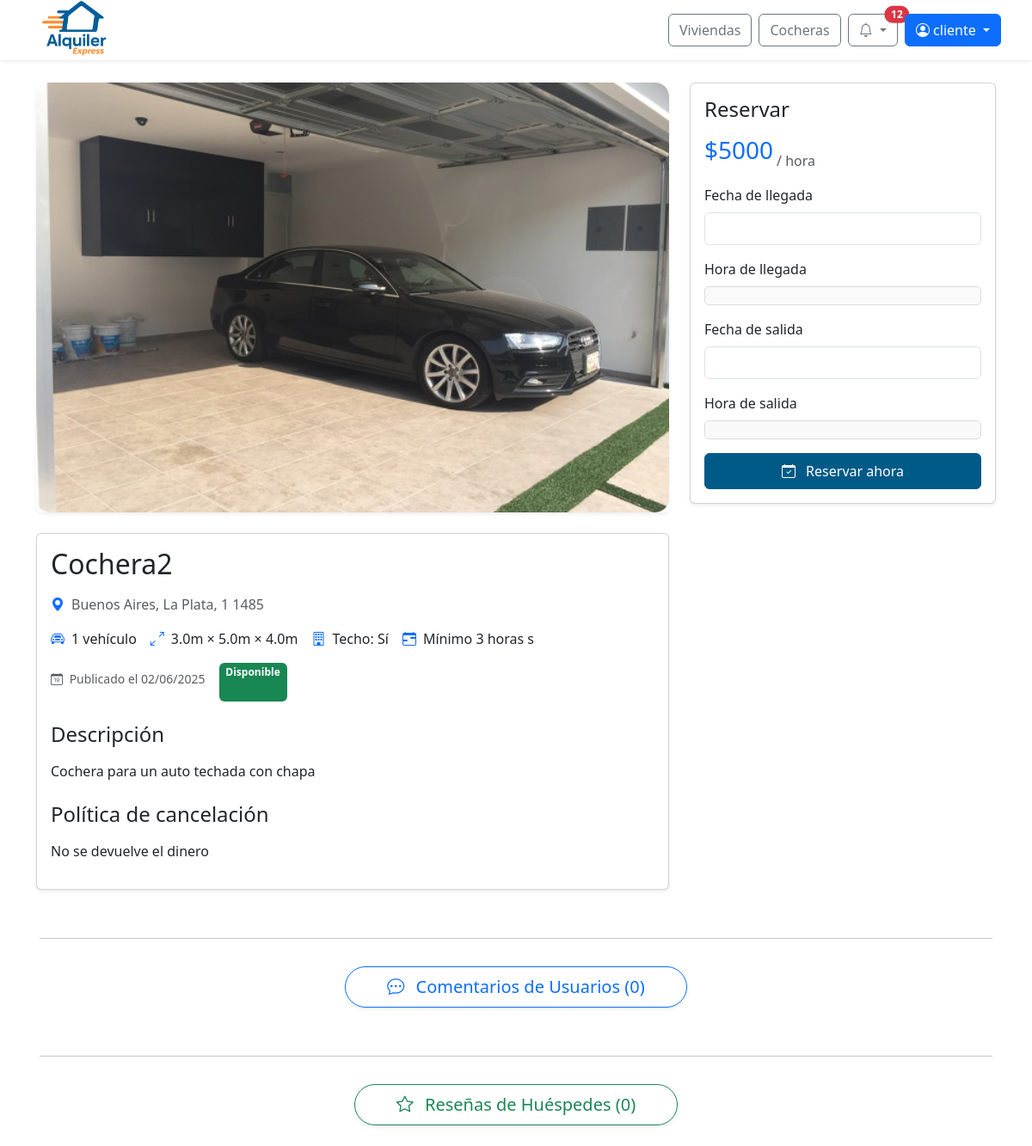
Before: /buscar-cocheras/2/ (signed in) with the older database file.
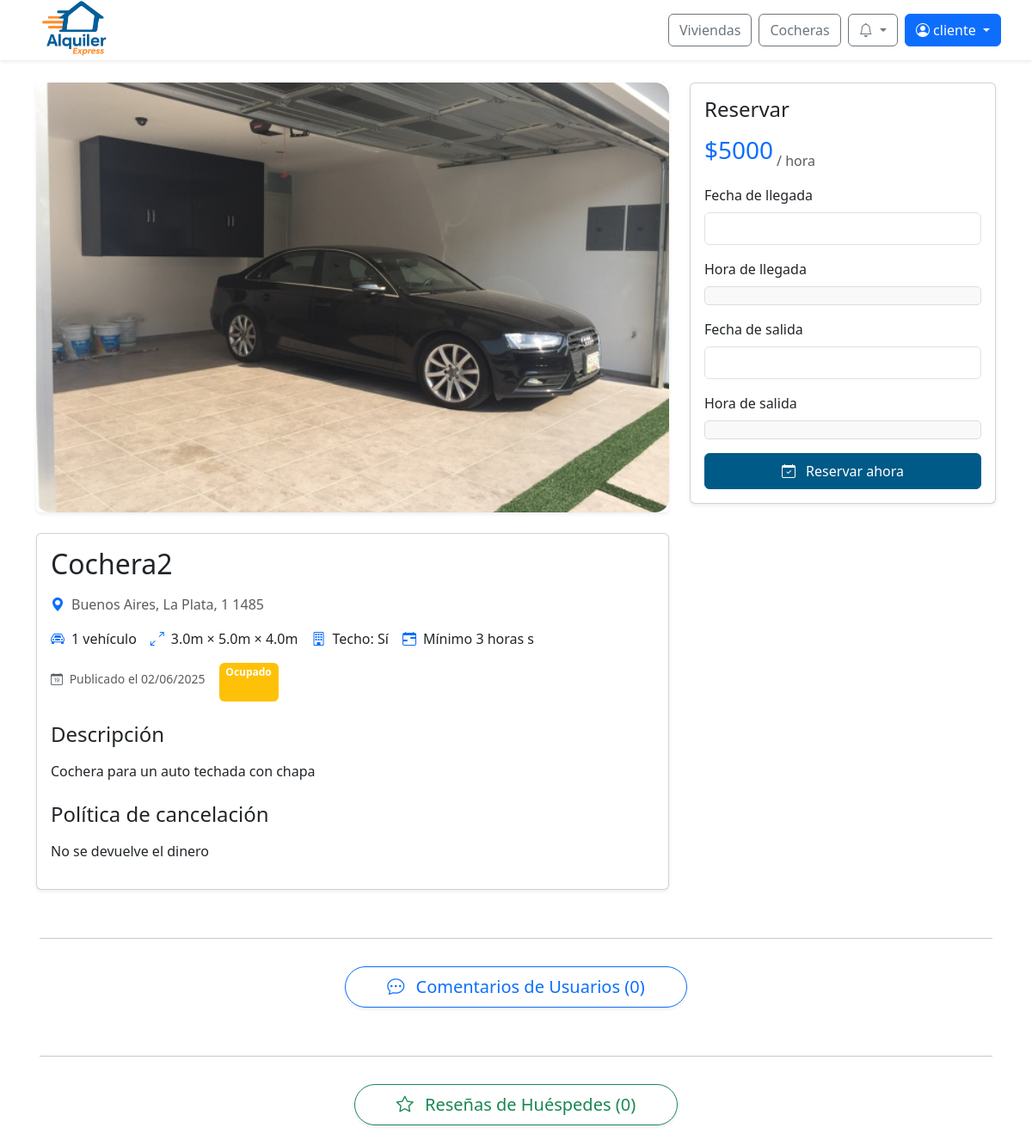
After: the same page with the newer database file.
### web/models.py (models this page shows, shortened)
class Cochera(models.Model):
    id_cochera = models.AutoField(primary_key=True)
    nombre = models.CharField(max_length=100, unique=True)
    alto = models.FloatField()
    ancho = models.FloatField()
    largo = models.FloatField()
    cantidad_vehiculos = models.IntegerField()
    con_techo = models.BooleanField()
    descripcion = models.TextField()
    direccion = models.TextField()
    provincia = models.ForeignKey(Provincia, on_delete=models.SET_NULL, null=True)
    ciudad = models.ForeignKey(Ciudad, on_delete=models.SET_NULL, null=True)
    precio_por_dia = models.DecimalField(max_digits=10, decimal_places=2)
    politica_cancelacion = models.TextField()
    fecha_publicacion = models.DateField()
    estado = models.ForeignKey(Estado, on_delete=models.SET_NULL, null=True)
    empleado = models.ForeignKey(Perfil, null=True, blank=True, on_delete=models.SET_NULL)
    minimo_dias_alquiler = models.PositiveIntegerField(default=1, verbose_name="Mínimo de días de alquiler")

class Estado(models.Model):
    id_estado = models.AutoField(primary_key=True)
    nombre = models.CharField(max_length=100)

class Provincia(models.Model):
    id = models.PositiveIntegerField(primary_key=True)  # para usar IDs específicos
    nombre = models.CharField(max_length=255, unique=True)

class Ciudad(models.Model):
    id = models.PositiveIntegerField(primary_key=True)  # para usar IDs específicos
    nombre = models.CharField(max_length=255)
    provincia = models.ForeignKey(Provincia, related_name='ciudades', on_delete=models.CASCADE)

### web/views/viewsDetalles.py (the view, shortened to what this page needs)
# urls.py: path('buscar-cocheras/<int:id_cochera>/', viewsDetalles.detalle_cochera, name='detalle_cochera'),
def detalle_cochera(request, id_cochera):
    cochera = get_object_or_404(
        Cochera.objects.select_related('estado'),
        id_cochera=id_cochera
    )
    resenias = Resenia.objects.filter(cochera=cochera)
    comentarios = Comentario.objects.filter(cochera=cochera).order_by('-fecha_creacion')
    reservas = Reserva.objects.filter(cochera=cochera, estado__nombre__in=['Confirmada', 'Pagada', 'Aprobada', 'Finalizada'])
    historial = CocheraEstado.objects.filter(cochera=cochera).order_by('-fecha_inicio')
    es_usuario = request.user.is_authenticated and request.user.groups.filter(name="cliente").exists()
    is_cliente_var = is_cliente(request.user)
    is_admin_or_empleado_var = is_admin_or_empleado(request.user)
    is_admin_var = is_admin(request.user)
    from collections import defaultdict
    HORARIOS_TRABAJO = [f"{i:02d}:00" for i in range(6, 24)]
    TOTAL_HORARIOS = len(HORARIOS_TRABAJO)
    horarios_ocupados_por_fecha = defaultdict(set)
    for reserva in reservas:
        fecha_actual = reserva.fecha_inicio.date()
        fecha_fin = reserva.fecha_fin.date()
        while fecha_actual <= fecha_fin:
            if reserva.fecha_inicio.date() == fecha_actual:
                hora_inicio = reserva.fecha_inicio
            else:
                hora_inicio = datetime.combine(fecha_actual, datetime.min.time().replace(hour=6))
            if reserva.fecha_fin.date() == fecha_actual:
                hora_fin = reserva.fecha_fin
            else:
                hora_fin = datetime.combine(fecha_actual, datetime.min.time().replace(hour=23, minute=59))
            if hasattr(hora_inicio, 'replace'):
                hora_inicio_naive = hora_inicio.replace(tzinfo=None)
            else:
                hora_inicio_naive = hora_inicio
            if hasattr(hora_fin, 'replace'):
                hora_fin_naive = hora_fin.replace(tzinfo=None)
            else:
                hora_fin_naive = hora_fin
            hora_actual = hora_inicio_naive
            while hora_actual < hora_fin_naive:
                if 6 <= hora_actual.hour <= 23:  # Solo horarios de trabajo
                    hora_str = f"{hora_actual.hour:02d}:00"
                    horarios_ocupados_por_fecha[fecha_actual.strftime('%Y-%m-%d')].add(hora_str)
                hora_actual += timedelta(hours=1)
            fecha_actual += timedelta(days=1)
    fechas_ocupadas = []
    for fecha_str, horas_ocupadas in horarios_ocupados_por_fecha.items():
        if len(horas_ocupadas) >= TOTAL_HORARIOS:
            fechas_ocupadas.append(fecha_str)
    fechas_ocupadas_propias = []
    if request.user.is_authenticated and hasattr(request.user, "perfil"):
        reservas_propias = Reserva.objects.filter(
            cochera=cochera,
            clienteinmueble__cliente=request.user.perfil,
            estado__nombre__in=['Pendiente', 'Aprobada', 'Confirmada', 'Pagada']
        )
        for reserva in reservas_propias:
            fecha = reserva.fecha_inicio.date()
            while fecha <= reserva.fecha_fin.date():
                fechas_ocupadas_propias.append(fecha.strftime('%Y-%m-%d'))
                fecha += timedelta(days=1)
    usuario_resenia = None
    perfil = getattr(request.user, "perfil", None) if request.user.is_authenticated else None
    if perfil:
        usuario_resenia = Resenia.objects.filter(cochera=cochera, usuario=perfil).first()
    comentario_form = ComentarioForm()
    respuesta_form = RespuestaComentarioForm()
    resenia_form = ReseniaForm()
    respuestas_dict = {
        r.comentario.id_comentario: r for r in RespuestaComentario.objects.filter(comentario__in=comentarios)
    }
    puede_reseñar = False
    if request.user.is_authenticated and es_usuario and perfil:
        tiene_reserva_finalizada = reservas.filter(
            clienteinmueble__cliente=perfil,
            cochera=cochera,
            estado__nombre__iexact="Finalizada"
        ).exists()
        puede_reseñar = tiene_reserva_finalizada
    hoy = timezone.now().date()
    mantenimiento_activo = (
        CocheraEstado.objects
        .filter(
            cochera=cochera,
            estado__nombre="En Mantenimiento",
            fecha_inicio__lte=hoy,
            fecha_fin__gte=hoy
        )
        .order_by('-fecha_fin')
        .first()
    )
    fecha_fin_mantenimiento_var = None
    razon_mantenimiento = None  # Agregar esta línea
    if mantenimiento_activo and mantenimiento_activo.fecha_fin:
        fecha_fin_mantenimiento_var = mantenimiento_activo.fecha_fin
        razon_mantenimiento = mantenimiento_activo.descripcion  # Agregar esta línea
    return render(request, 'detalle/detalle_cochera.html', {
        'cochera': cochera,
        'resenias': resenias,
        'comentarios': comentarios,
        'comentario_form': comentario_form,
        'respuesta_form': respuesta_form,
        'resenia_form': resenia_form,
        'reservas': reservas,
        'historial': historial,
        'usuario_resenia': usuario_resenia,
        'fechas_ocupadas': fechas_ocupadas,  # Solo fechas completamente ocupadas
        'fechas_ocupadas_propias': fechas_ocupadas_propias,
        'respuestas': respuestas_dict,
        'es_usuario': es_usuario,
        'is_admin_or_empleado': is_admin_or_empleado_var,
        'is_admin': is_admin_var,
        'is_cliente': is_cliente_var,
        'puede_reseñar': puede_reseñar,
        'fecha_fin_mantenimiento': fecha_fin_mantenimiento_var,
        'razon_mantenimiento': razon_mantenimiento,  # Agregar esta línea
    })

### web/forms.py
class ComentarioForm(forms.ModelForm):
    class Meta:
        model = Comentario
        fields = ['descripcion']
        widgets = {
            'descripcion': forms.Textarea(attrs={
                'class': 'form-control',
                'rows': 3,
                'placeholder': 'Escribe tu comentario aquí...'
            }),
        }
        labels = {
            'descripcion': 'Comentario',
        }

class RespuestaComentarioForm(forms.ModelForm):
    texto = forms.CharField(
        widget=forms.Textarea(attrs={'class': 'form-control', 'rows': 2, 'placeholder': 'Responder al comentario...'}),
        label='Respuesta',
        required=True
    )
    class Meta:
        model = RespuestaComentario
        fields = ['texto']

### web/authentication.py (called while the page is built)
    def get_user(self, user_id):
        try:
            return User.objects.get(pk=user_id)
        except User.DoesNotExist:
            return None

### web/context_processors.py (called while the page is built)
def is_client_context(request):
    return {'is_client': is_client(request.user)}

### web/templatetags/user_groups.py (called while the page is built)
@register.filter(name='has_group')
def has_group(user, group_name):
    if not user.is_authenticated:
        return False
    return user.groups.filter(name=group_name).exists()

### web/templates/detalle/detalle_cochera.html (shortened to what this page needs)
{% extends 'detalle/detalle_base.html' %}
{% block content %}
  {% with objeto=cochera tipo="cochera" imagen_default="img/default-garage-large.jpg" %}
    {{ block.super }}
  {% endwith %}
{% endblock %}
{% block detalles_especificos %}
  <div class="d-flex align-items-center">
    <i class="bi bi-car-front text-primary me-2"></i>
    <span>{{ objeto.cantidad_vehiculos }} vehículo{{ objeto.cantidad_vehiculos|pluralize }}</span>
  </div>
  <div class="d-flex align-items-center">
    <i class="bi bi-arrows-angle-expand text-primary me-2"></i>
    <span>{{ objeto.ancho }}m × {{ objeto.largo }}m × {{ objeto.alto }}m</span>
  </div>
  <div class="d-flex align-items-center">
    <i class="bi bi-building text-primary me-2"></i>
    <span>Techo: {{ objeto.con_techo|yesno:"Sí,No" }}</span>
  </div>
  <div class="d-flex align-items-center">
    <i class="bi bi-calendar-range text-primary me-2"></i>
    <span>Mínimo {{ objeto.minimo_dias_alquiler }} horas {{ objeto.minimo_dias_alquiler|pluralize }}</span>
  </div>
{% endblock %}
{% block formulario_reserva %}
  <form method="post" action="{% url 'crear_reserva_cochera' id_cochera=cochera.id_cochera %}">
    <div class="mb-3">
      <label for="fecha_inicio_date" class="form-label">Fecha de llegada</label>
      <input type="text" class="form-control" id="fecha_inicio_date" name="fecha_inicio_date" required autocomplete="off">
    </div>
    <div class="mb-3">
      <label class="form-label">Hora de llegada</label>
      <div id="hora-inicio-selector" class="hora-selector">
      </div>
    </div>
    <div class="mb-3">
      <label for="fecha_fin_date" class="form-label">Fecha de salida</label>
      <input type="text" class="form-control" id="fecha_fin_date" name="fecha_fin_date" required autocomplete="off">
    </div>
    <div class="mb-3">
      <label class="form-label">Hora de salida</label>
      <div id="hora-fin-selector" class="hora-selector">
      </div>
    </div>
    <button type="submit" class="btn btn-primary btn-azul w-100 py-2">
      <i class="bi bi-calendar-check me-2"></i> Reservar ahora
    </button>
  </form>
{% endblock %}

### web/templates/detalle/detalle_base.html (shortened to what the changed rows need)
{% extends 'base/base.html' %}
{% load static %}
{% load user_groups %}
{% load dict_extras %}
{% block extra_css %}
  <link rel="stylesheet" href="{% static 'css/detalle.css' %}">
  <link rel="stylesheet" href="https://cdn.jsdelivr.net/npm/flatpickr/dist/flatpickr.min.css">
{% endblock %}
{% block content %}
<main class="container mt-5 pt-5">
  <div id="detalle-{{ tipo }}" class="row">
    <div class="col-lg-8">
      <div class="card mb-4 shadow-sm">
        <div class="card-body">
          <h1 class="h2 mb-3">{{ objeto.nombre }}</h1>
          <div class="d-flex align-items-center mb-3">
            <i class="bi bi-geo-alt-fill text-primary me-2"></i>
            <span class="text-muted">
              {{ objeto.provincia.nombre }}, {{ objeto.ciudad.nombre }}, {{ objeto.direccion }}
            </span>
          </div>
          <div class="d-flex flex-wrap gap-3 mb-4">
            {% block detalles_especificos %}{% endblock %}
            <p class="text-muted small mt-2">
              <i class="bi bi-calendar-date me-1"></i>
              Publicado el {{ objeto.fecha_publicacion|date:"d/m/Y" }}
            </p>
            {% if objeto.estado %}
            <span class="badge bg-{% if objeto.estado.nombre == 'Disponible' %}success{% else %}warning{% endif %}">
              {{ objeto.estado.nombre }}
            </span>
            {% endif %}
          </div>
          <h3 class="h4 mb-3">Descripción</h3>
          <p class="mb-4">{{ objeto.descripcion }}</p>
          <h3 class="h4 mb-3">Política de cancelación</h3>
          <p>{{ objeto.politica_cancelacion }}</p>
        </div>
      </div>
    </div>
    <div class="col-lg-4">
      <div class="card shadow-sm sticky-top" style="top: 20px;">
        <div class="card-body">
          <div class="d-flex align-items-end mb-3">
            <span class="h3 text-primary">${{ objeto.precio_por_dia|floatformat:"0" }}</span>
            <span class="text-muted ms-1">/ {% if tipo == 'cochera' %}hora{% else %}noche{% endif %}</span>
          </div>
        </div>
      </div>
    </div>
  </div>
</main>
{% endblock %}

### web/templates/base/base.html (shortened to what this page needs)
{% load static %}
{% load user_groups %}
<!DOCTYPE html>
<html lang="es">
<head>
  <link rel="stylesheet" href="{% static 'css/normalize.css' %}">
  <link href="https://cdn.jsdelivr.net/npm/bootstrap@5.3.3/dist/css/bootstrap.min.css" rel="stylesheet">
  <link href="https://cdn.jsdelivr.net/npm/bootstrap-icons@1.10.5/font/bootstrap-icons.css" rel="stylesheet">
  <link rel="stylesheet" href="https://cdn.jsdelivr.net/npm/sweetalert2@11/dist/sweetalert2.min.css">
  <link rel="stylesheet" href="{% static 'css/global.css' %}">
  <link rel="stylesheet" href="{% static 'css/notification.css' %}">
  {% block extra_css %}{% endblock %}
</head>
<body>
  <nav class="navbar navbar-expand-lg navbar-light bg-white fixed-top shadow-sm px-4">
    <div class="navbar__container container-fluid d-flex align-items-center justify-content-between">
      <div class="d-flex align-items-center me-3">
        <a href="{% url 'index' %}">
          <img src="{% static 'img/logo-alquiler-express-3.png' %}" alt="Logo Alquiler Express" class="navbar__icon">
        </a>
      </div>
      <div class="navbar__buttons d-flex align-items-center ms-3">
        <a href="{% url 'buscar_inmuebles' %}" class="btn btn-outline-secondary me-2">Viviendas</a>
        <a href="{% url 'buscar_cocheras' %}" class="btn btn-outline-secondary me-2">Cocheras</a>
        {% if user.is_authenticated %}
          <div class="dropdown me-2">
            <button class="btn btn-outline-secondary position-relative dropdown-toggle"
                    type="button"
                    id="notificacionesDropdown"
                    data-bs-toggle="dropdown"
                    aria-expanded="false"
                    onclick="marcarTodasLeidas('{% url 'marcar_todas_leidas' %}', '{{ csrf_token }}')">
              <i class="bi bi-bell"></i>
              {% if notificaciones_no_leidas > 0 %}
                <span class="position-absolute top-0 start-100 translate-middle badge rounded-pill bg-danger">
                  {{ notificaciones_no_leidas }}
                </span>
              {% endif %}
            </button>
          </div>
          <div class="dropdown">
            <button class="btn btn-primary dropdown-toggle" type="button" id="userOptionsDropdown" data-bs-toggle="dropdown" aria-expanded="false">
              <i class="bi bi-person-circle"></i> {{ user.first_name|default:user.username }}
            </button>
          </div>
        {% else %}
          <a href="{% url 'login' %}" class="btn btn-outline-secondary me-2">Iniciar sesión</a>
          <a href="{% url 'register' %}" class="btn btn-primary">Registrarse</a>
        {% endif %}
      </div>
    </div>
  </nav>
  {% block content %}{% endblock content %}
</body>
</html>

Changed rows visible on the page:
changed Cochera "Cochera2": estado_id 1 → 9 (drawn); estado.nombre "Disponible" → "Ocupado"
Other visible differences:
{{ notificaciones_no_leidas }}: "12" → (not shown)
